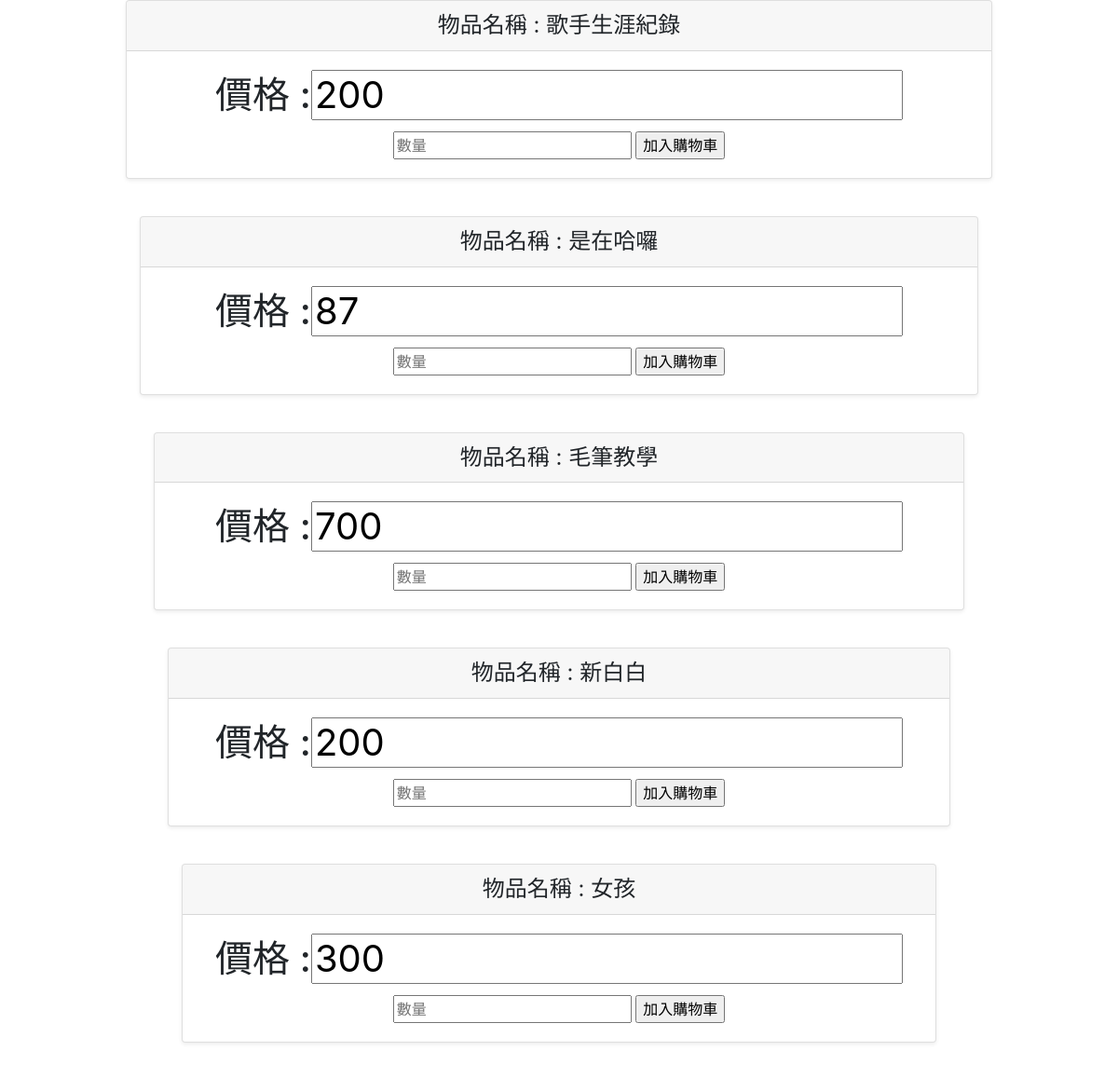
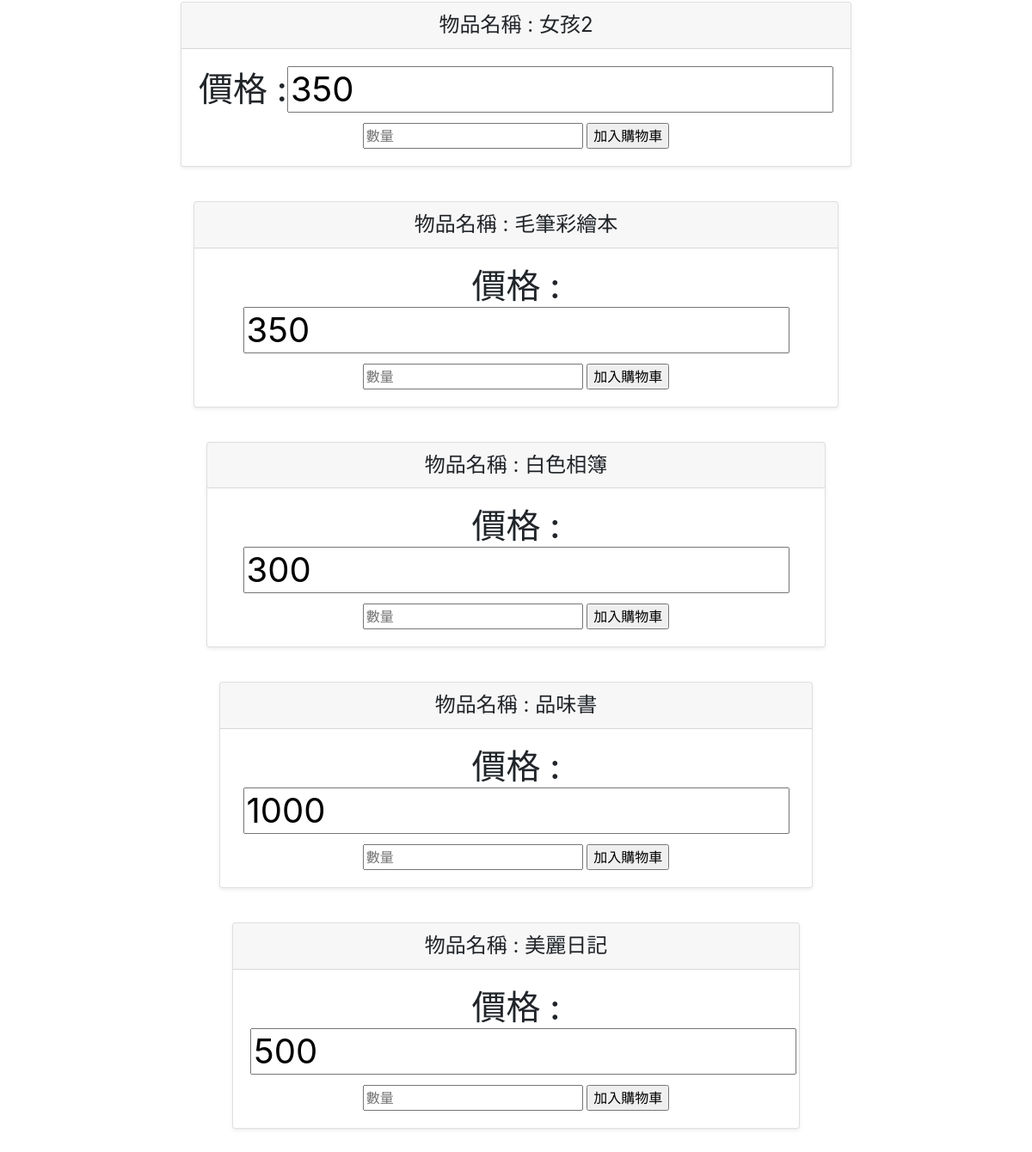
/cart_book.php, run on the app's committed database (2 pictures, top to bottom).
### tables this page shows
CREATE TABLE `book` (
  `bookISBN` varchar(255) NOT NULL,
  `publisherName` varchar(255) NOT NULL,
  `authorName` varchar(255) NOT NULL,
  `year` int(11) NOT NULL,
  `title` varchar(255) NOT NULL,
  `price` int(11) NOT NULL
);

### cart_book.php (the view, shortened to what this page needs)
<?php
require_once 'cart_link.php';
?>
<!doctype html>
<html lang="en">
  <head>
    <link rel="stylesheet" href="https://stackpath.bootstrapcdn.com/bootstrap/4.3.1/css/bootstrap.min.css">
  </head>
  <?php
       $datas = array();
       $sql = "SELECT * FROM `book`;";
       $result = mysqli_query($link, $sql);
       if ($result)
       {
       if (mysqli_num_rows($result) > 0)
       {
       while ($row = mysqli_fetch_assoc($result))
       {
        $datas[] = $row;
        }
       }
       }
       else
       {
       echo "{$sql} 語法執行失敗，錯誤訊息：" . mysqli_error($link);
       }
       ?>
  <body>
    <?php if(!empty($datas)):?>
        <?php foreach($datas as $key => $row):?>
            <form method="POST" action="cart_add.php">
            <div class="container">
            <div class="card-deck mb-3 text-center">
                <div class="card mb-4 shadow-sm">
                    <div class="card-header">
                        <h4 class="my-0 font-weight-normal">物品名稱 : <?php echo $row['title']; ?></h4>
                    </div>
                    <div class="card-body">
                        <h1 class="card-title pricing-card-title">
                        價格 :<input name="price" value="<?php echo $row['price'];?>"  ></h1>
                        <input class="card-text" type="number" name="Quantity" placeholder="數量">
                        <input class="card-text" type="submit" class="btn btn-lg btn-block btn-outline-primary" value="加入購物車">
                    </div>
                </div>
            </div>
            </form>
        <?php endforeach; ?>
    <?php else: ?>
    <?php endif; ?>
  </body>
</html>

### cart_book.php (style rules this page uses)
html { font-size: 14px; }
@media (min-width: 768px) { html { font-size: 16px; } }
.container { max-width: 960px; }
.card-deck .card { min-width: 220px; }

### data on the page
book: title "歌手生涯紀錄", price "200"
book: title "是在哈囉", price "87"
book: title "毛筆教學", price "700"
book: title "新白白", price "200"
book: title "女孩", price "300"
book: title "女孩2", price "350"
book: title "毛筆彩繪本", price "350"
book: title "白色相簿", price "300"
book: title "品味書", price "1000"
book: title "美麗日記", price "500"
